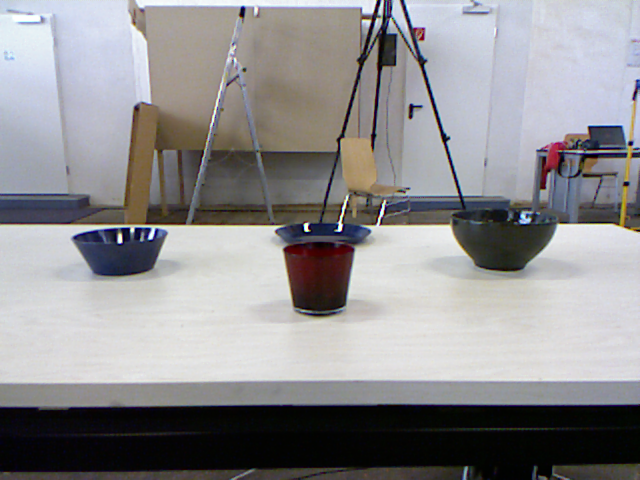
#> input picture VGGT_Evaluation/Datasets/Plates/RGB/1311873053.458608.png, 640 x 480 px; its folder holds 4 pictures in this run
$ python smart_frame_selector.py   (older library calls are emulated)
#> lines starting #> are read from the running program, lines starting #| are printed output that depends on the picture
import cv2
import numpy as np
import os
import glob
import json
import shutil
from tqdm import tqdm
import matplotlib.pyplot as plt

# ==========================================
# CONFIGURATION
# ==========================================

# MODE 1: CALIBRATION (Run this first)
# Path to your manually selected 40 "Good" frames
REF_GOOD_DIR = "/path/to/your/40_good_frames"

# MODE 2: SELECTION (Run this second)
# Path to the new dataset you want to sort
TARGET_DATASET_DIR = "/path/to/new/dataset/rgb"
OUTPUT_JSON = "smart_selected_frames.json"

# DIVERSITY SETTINGS (Crucial for "Multiple Views")
# How different must a frame be from the previous one to be kept?
# 0 = Keep duplicates. 255 = Must be totally opposite.
# Start with 15.0. If you get too many similar frames, increase to 25.0.
DIVERSITY_THRESHOLD = 15.0

# ==========================================

def calculate_metrics(image_path):
    """Calculates the 'DNA' of a frame: Blur and Content Detail."""
    img = cv2.imread(image_path)
#> img is the input picture: shape (480, 640, 3); mean B, G, R 144.6, 142.6, 143.7
    if img is None: return None

    gray = cv2.cvtColor(img, cv2.COLOR_BGR2GRAY)
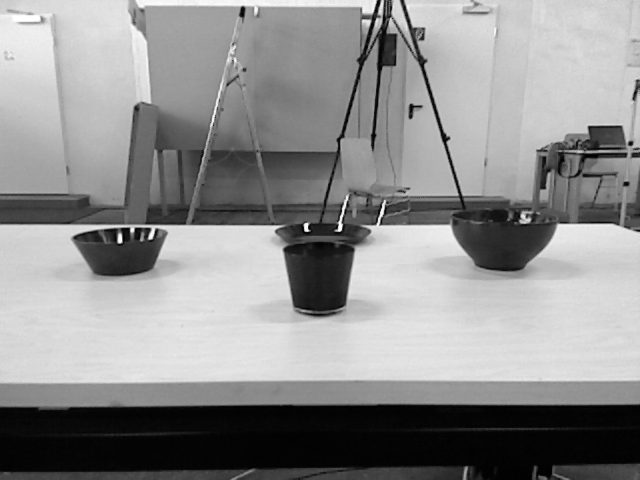
#> gray: shape (480, 640); min 1, max 254, mean 143.1

    # 1. Blur Score (Laplacian Variance)
    # High = Sharp, Low = Blurry
    blur_var = cv2.Laplacian(gray, cv2.CV_64F).var()
#> blur_var = 239.7

    # 2. Entropy (Detail/Texture)
    # High = Complex scene, Low = Flat wall/floor
    hist = cv2.calcHist([gray], [0], None, [256], [0, 256])
#> hist = 256 values, max 11702 at index 4, min 0 at index 0, mean 1200
    hist_norm = hist.ravel() / (hist.sum() + 1e-7)
#> hist_norm = 256 values, max 0.0381 at index 4, min 0 at index 0, mean 0.00391
    # Filter zero entries to avoid log(0)
    hist_norm = hist_norm[hist_norm > 0]
#> hist_norm = 254 values, max 0.0381 at index 3, min 4.23e-05 at index 251, mean 0.00394
    entropy = -np.sum(hist_norm * np.log2(hist_norm))
#> entropy = 7.31

    return blur_var, entropy, gray

def calibrate(reference_dir):
    """
    Analyzes your 'Good' frames to find the baseline quality.
    """
    print(f"--- CALIBRATION MODE ---")
    print(f"Scanning reference frames in: {reference_dir}")

    files = sorted(glob.glob(os.path.join(reference_dir, "*.png")))
    if not files:
        print("Error: No images found in reference directory.")
        return None, None

    blurs = []
    entropies = []

    for f in tqdm(files):
        b, e, _ = calculate_metrics(f)
        blurs.append(b)
        entropies.append(e)

    blurs = np.array(blurs)
    entropies = np.array(entropies)

    # We set the threshold to include ~90% of your good frames.
    # (Mean - 1 Standard Deviation) is a robust statistical floor.
    suggested_blur_thresh = max(10.0, blurs.mean() - blurs.std())
    suggested_entropy_thresh = max(1.0, entropies.mean() - entropies.std())

    print("\n=== CALIBRATION RESULTS ===")
    print(f"Avg Blur: {blurs.mean():.2f} (Std: {blurs.std():.2f})")
    print(f"Avg Entropy: {entropies.mean():.2f} (Std: {entropies.std():.2f})")
    print("-" * 30)
    print(f"RECOMMENDED THRESHOLDS:")
    print(f"MIN_BLUR = {suggested_blur_thresh:.2f}")
    print(f"MIN_ENTROPY = {suggested_entropy_thresh:.2f}")
    print("Use these numbers in the select() function below.")
    print("=" * 30)

    return suggested_blur_thresh, suggested_entropy_thresh

def select_frames(dataset_dir, min_blur, min_entropy):
    """
    Selects frames that meet quality standards AND are visually unique.
    """
    print(f"\n--- SELECTION MODE ---")
    print(f"Filtering {dataset_dir}...")
    print(f"Criteria: Blur > {min_blur:.2f}, Entropy > {min_entropy:.2f}, Diff > {DIVERSITY_THRESHOLD}")

    files = sorted(glob.glob(os.path.join(dataset_dir, "*.png")))
    selected_frames = []

    # For Diversity Check
    last_kept_img = None
    last_kept_idx = -1

    dropped_quality = 0
    dropped_redundant = 0

    for i, f in enumerate(tqdm(files)):
        # 1. Quality Check
        curr_blur, curr_entropy, curr_img_gray = calculate_metrics(f)
#> curr_blur = 239.7; curr_entropy = 7.31

        if curr_blur < min_blur or curr_entropy < min_entropy:
            dropped_quality += 1
            continue

        # 2. Diversity/Novelty Check (The "Multiple Views" logic)
        is_novel = True
        if last_kept_img is not None:
            # Calculate absolute difference between current and last kept frame
            # We resize to small 64x64 to speed up comparison and ignore pixel noise
            s1 = cv2.resize(last_kept_img, (64, 64))
            s2 = cv2.resize(curr_img_gray, (64, 64))

            diff_score = np.mean(cv2.absdiff(s1, s2))

            if diff_score < DIVERSITY_THRESHOLD:
                is_novel = False
                dropped_redundant += 1

        # 3. Final Decision
        # We ALWAYS keep the first frame that passes quality
        if is_novel or last_kept_img is None:
            # Parse timestamp for TUM format
            try:
                ts = float(os.path.basename(f).replace(".png", ""))
            except:
                ts = float(i)

            selected_frames.append({
                "path": f,
                "timestamp": ts,
                "original_index": i,
                "blur_score": curr_blur,
                "diff_score": diff_score if last_kept_img is not None else 100.0
            })

            last_kept_img = curr_img_gray
            last_kept_idx = i
#> pass 2 of the loop in select_frames, `for i, f in enumerate(tqdm(files)):`:
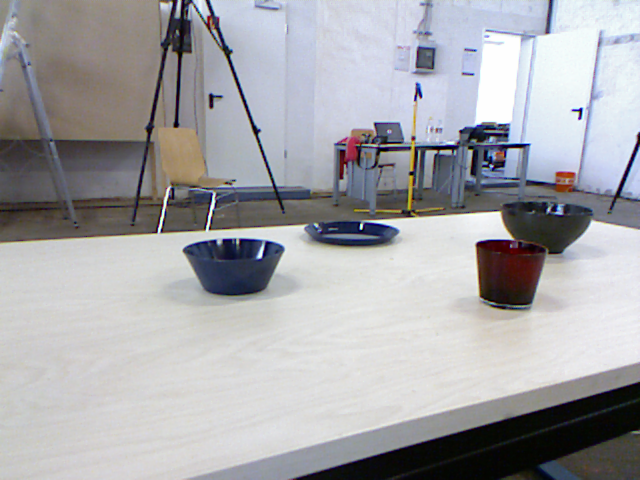
#> input picture VGGT_Evaluation/Datasets/Plates/RGB/1311873057.355847.png, 640 x 480 px
#> in calculate_metrics, img is the input picture: shape (480, 640, 3); mean B, G, R 169.2, 165.7, 165.6
#> in calculate_metrics (call 2), `gray = cv2.cvtColor(img, cv2.COLOR_BGR2GRAY)`:
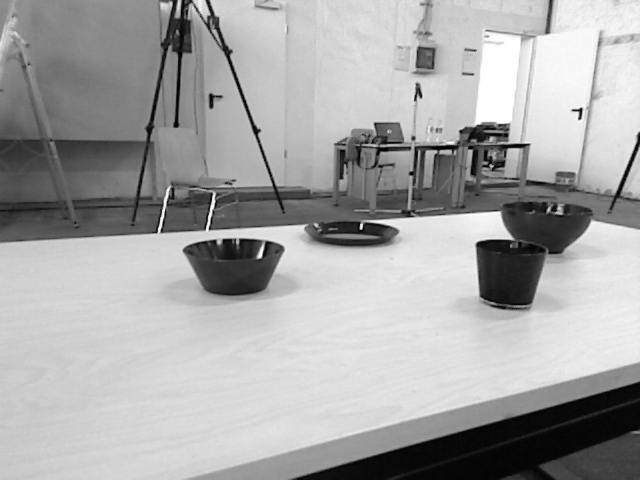
#> gray: shape (480, 640); min 1, max 254, mean 166.1
#> blur_var = 262.3
#> hist = 256 values, max 5876 at index 209, min 0 at index 0, mean 1200
#> in calculate_metrics (call 2), `hist_norm = hist.ravel() / (hist.sum() + 1e-7)`: hist_norm = 256 values, max 0.0191 at index 209, min 0 at index 0, mean 0.00391
#> in calculate_metrics (call 2), `hist_norm = hist_norm[hist_norm > 0]`: hist_norm = 254 values, max 0.0191 at index 208, min 0.000111 at index 0, mean 0.00394
#> entropy = 7.37
#> curr_blur = 262.3; curr_entropy = 7.37
#> in select_frames, `s2 = cv2.resize(curr_img_gray, (64, 64))`:
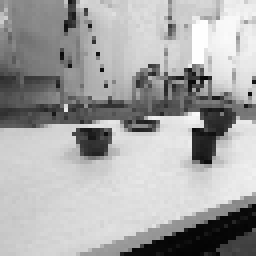
#> s2: shape (64, 64) (shown 4 times larger); min 4, max 254, mean 166.3
#> diff_score = 63.52
#> pass 3 of the loop in select_frames, `for i, f in enumerate(tqdm(files)):`:
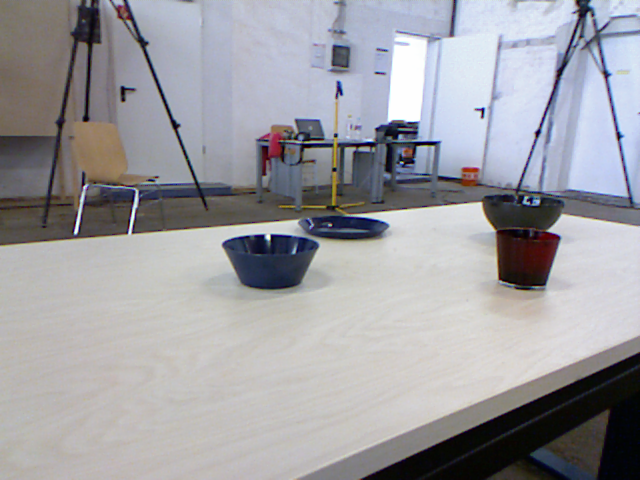
#> input picture VGGT_Evaluation/Datasets/Plates/RGB/1311873058.523963.png, 640 x 480 px
#> in calculate_metrics, img is the input picture: shape (480, 640, 3); mean B, G, R 162, 157.3, 157.6
#> in calculate_metrics (call 3), `gray = cv2.cvtColor(img, cv2.COLOR_BGR2GRAY)`:
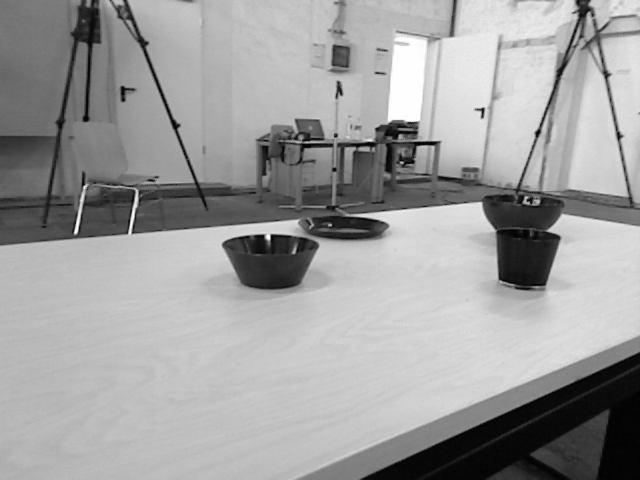
#> gray: shape (480, 640); min 1, max 254, mean 157.9
#> blur_var = 193.2
#> hist = 256 values, max 6178 at index 191, min 0 at index 0, mean 1200
#> in calculate_metrics (call 3), `hist_norm = hist.ravel() / (hist.sum() + 1e-7)`: hist_norm = 256 values, max 0.0201 at index 191, min 0 at index 0, mean 0.00391
#> in calculate_metrics (call 3), `hist_norm = hist_norm[hist_norm > 0]`: hist_norm = 254 values, max 0.0201 at index 190, min 2.6e-05 at index 0, mean 0.00394
#> entropy = 7.27
#> curr_blur = 193.2; curr_entropy = 7.27
#> in select_frames, `s2 = cv2.resize(curr_img_gray, (64, 64))`:
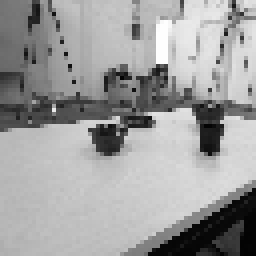
#> s2: shape (64, 64) (shown 4 times larger); min 3, max 254, mean 157.8
#> diff_score = 33.03
#> the loop made 4 passes; the first 3 are shown

    print("\n=== SELECTION SUMMARY ===")
    print(f"Total Frames: {len(files)}")
    print(f"Selected: {len(selected_frames)}")
    print(f"Dropped (Low Quality): {dropped_quality}")
    print(f"Dropped (Redundant/Similar): {dropped_redundant}")

    with open(OUTPUT_JSON, 'w') as f_out:
        json.dump(selected_frames, f_out, indent=4)
    print(f"Saved list to {OUTPUT_JSON}")

if __name__ == "__main__":
    # STEP 1: Uncomment this line to calculate thresholds from your 40 good frames
    # threshold_blur, threshold_entropy = calibrate(REF_GOOD_DIR)

    # STEP 2: Once you have the numbers from Step 1, hardcode them here and run this:
    # (Example values, replace with yours)
    MY_CALIBRATED_BLUR = 120.0
    MY_CALIBRATED_ENTROPY = 4.5

    select_frames(TARGET_DATASET_DIR, MY_CALIBRATED_BLUR, MY_CALIBRATED_ENTROPY)
